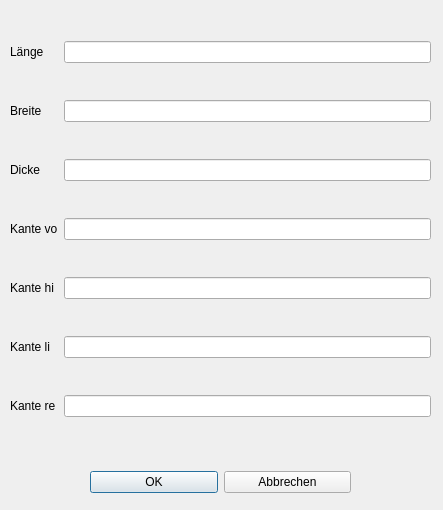
<?xml version="1.0" encoding="UTF-8"?>
<ui version="4.0">
 <class>Dialog_bearb_pkopf</class>
 <widget class="QDialog" name="Dialog_bearb_pkopf">
  <property name="geometry">
   <rect>
    <x>0</x>
    <y>0</y>
    <width>443</width>
    <height>510</height>
   </rect>
  </property>
  <property name="windowTitle">
   <string>Dialog</string>
  </property>
  <widget class="QWidget" name="">
   <property name="geometry">
    <rect>
     <x>10</x>
     <y>10</y>
     <width>421</width>
     <height>441</height>
    </rect>
   </property>
   <layout class="QGridLayout" name="gridLayout">
    <item row="2" column="1">
     <widget class="QLineEdit" name="lineEdit_d"/>
    </item>
    <item row="0" column="0">
     <widget class="QLabel" name="label">
      <property name="text">
       <string>Länge</string>
      </property>
     </widget>
    </item>
    <item row="2" column="0">
     <widget class="QLabel" name="label_3">
      <property name="text">
       <string>Dicke</string>
      </property>
     </widget>
    </item>
    <item row="1" column="0">
     <widget class="QLabel" name="label_2">
      <property name="text">
       <string>Breite</string>
      </property>
     </widget>
    </item>
    <item row="1" column="1">
     <widget class="QLineEdit" name="lineEdit_b"/>
    </item>
    <item row="4" column="1">
     <widget class="QLineEdit" name="lineEdit_khi"/>
    </item>
    <item row="0" column="1">
     <widget class="QLineEdit" name="lineEdit_l"/>
    </item>
    <item row="5" column="1">
     <widget class="QLineEdit" name="lineEdit_kli"/>
    </item>
    <item row="3" column="1">
     <widget class="QLineEdit" name="lineEdit_kvo"/>
    </item>
    <item row="6" column="1">
     <widget class="QLineEdit" name="lineEdit_kre"/>
    </item>
    <item row="3" column="0">
     <widget class="QLabel" name="label_4">
      <property name="text">
       <string>Kante vo</string>
      </property>
     </widget>
    </item>
    <item row="4" column="0">
     <widget class="QLabel" name="label_5">
      <property name="text">
       <string>Kante hi</string>
      </property>
     </widget>
    </item>
    <item row="5" column="0">
     <widget class="QLabel" name="label_6">
      <property name="text">
       <string>Kante li</string>
      </property>
     </widget>
    </item>
    <item row="6" column="0">
     <widget class="QLabel" name="label_7">
      <property name="text">
       <string>Kante re</string>
      </property>
     </widget>
    </item>
   </layout>
  </widget>
  <widget class="QWidget" name="">
   <property name="geometry">
    <rect>
     <x>90</x>
     <y>470</y>
     <width>261</width>
     <height>25</height>
    </rect>
   </property>
   <layout class="QHBoxLayout" name="horizontalLayout">
    <item>
     <widget class="QPushButton" name="pushButton_ok">
      <property name="text">
       <string>OK</string>
      </property>
     </widget>
    </item>
    <item>
     <widget class="QPushButton" name="pushButton_abbrechen">
      <property name="text">
       <string>Abbrechen</string>
      </property>
     </widget>
    </item>
   </layout>
  </widget>
 </widget>
 <tabstops>
  <tabstop>lineEdit_l</tabstop>
  <tabstop>lineEdit_b</tabstop>
  <tabstop>lineEdit_d</tabstop>
  <tabstop>lineEdit_kvo</tabstop>
  <tabstop>lineEdit_khi</tabstop>
  <tabstop>lineEdit_kli</tabstop>
  <tabstop>lineEdit_kre</tabstop>
  <tabstop>pushButton_ok</tabstop>
  <tabstop>pushButton_abbrechen</tabstop>
 </tabstops>
 <resources/>
 <connections/>
</ui>
